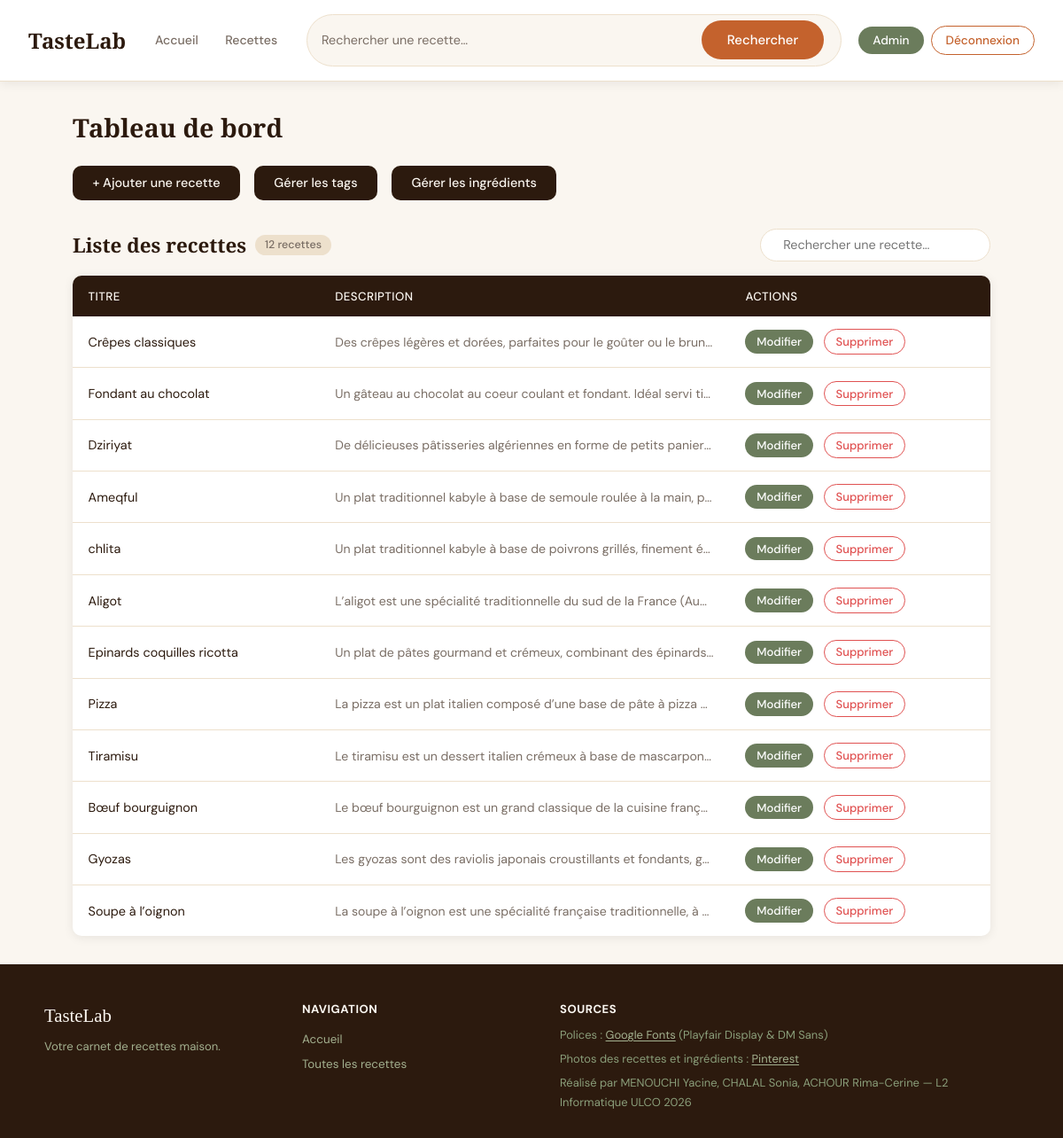
The app's page /admin.php (signed in) with its own data.
### tables this page shows
CREATE TABLE `recettes` (
  `id` int(10) UNSIGNED NOT NULL,
  `titre` varchar(150) NOT NULL,
  `description` text NOT NULL,
  `photo` varchar(255) NOT NULL DEFAULT 'default_recette.jpg',
  `created_at` timestamp NOT NULL DEFAULT current_timestamp()
);

### classes/Recette.php (called while the page is built, shortened)
<?php
class Recette{
    private $pdo;
    public function __construct($pdo){
        $this->pdo=$pdo;
    }
    public function getAll(){
        $sql="SELECT * FROM recettes";
        $st=$this->pdo->prepare($sql);
        $st->execute();
        return $st->fetchAll(PDO::FETCH_OBJ);
    }
}

### admin.php (the view, shortened to what this page needs)
<?php
require_once("includes/db.php");
require_once("classes/Recette.php");
$pdo        = getPDO();
$recetteObj = new Recette($pdo);
$recettes   = $recetteObj->getAll();
?>
<?php require("includes/header.php"); ?>
<section class="admin-page">
    <h1>Tableau de bord</h1>
    <div class="admin-actions">
        <a href="admin/ajouter_recette.php" class="btn-admin">+ Ajouter une recette</a>
        <a href="admin/gerer_tags.php"       class="btn-admin">Gérer les tags</a>
        <a href="admin/gerer_ingredients.php" class="btn-admin">Gérer les ingrédients</a>
    </div>
    <div class="admin-table-header">
        <h2>Liste des recettes
            <span id="compteur-recettes" class="compteur-badge">
                <?= count($recettes) ?> recette<?= count($recettes) > 1 ? 's' : '' ?>
            </span>
        </h2>
        <div class="admin-search-wrap">
            <input
                type="text"
                id="recherche-recettes"
                placeholder="  Rechercher une recette…"
                autocomplete="off">
        </div>
    </div>
    <table class="admin-table" id="table-recettes">
        <thead>
            <tr>
                <th>Titre</th>
                <th>Description</th>
                <th>Actions</th>
            </tr>
        </thead>
        <tbody>
            <?php foreach($recettes as $recette): ?>
                <tr data-titre="<?= strtolower(htmlspecialchars($recette->titre)) ?>"
                    data-desc="<?= strtolower(htmlspecialchars($recette->description)) ?>">
                    <td><?= htmlspecialchars($recette->titre) ?></td>
                    <td style="color:var(--gris); font-size:0.88rem; max-width:340px;
                               overflow:hidden; text-overflow:ellipsis; white-space:nowrap;">
                        <?= htmlspecialchars($recette->description) ?>
                    </td>
                    <td>
                        <a href="admin/modifier_recette.php?id=<?= $recette->id ?>"
                           class="btn-modifier">Modifier</a>
                        <a href="admin/supprimer_recette.php?id=<?= $recette->id ?>"
                           class="btn-supprimer"
                           onclick="return confirm('Supprimer cette recette ?')">Supprimer</a>
                    </td>
                </tr>
            <?php endforeach; ?>
        </tbody>
    </table>
</section>
<?php require("includes/footer.php"); ?>

### assets/css/style.css (style rules this page uses)
:root { --creme: #FAF6F0; --brun: #2C1A0E; --terre: #C4622D; --beige: #EDE0CC; --sauge: #6B7C5C; --gris: #7A6E65; --blanc: #FFFFFF; --radius: 10px; --shadow: 0 2px 12px rgba(0,0,0,0.08); }
* { box-sizing: border-box; margin: 0; padding: 0; }
body { font-family: 'DM Sans', sans-serif; background: var(--creme); color: var(--brun); min-height: 100vh; display: flex; flex-direction: column; }
a { color: inherit; text-decoration: none; }
.btn-login, .btn-admin, .btn-logout { padding: 0.45rem 1rem; border-radius: 50px; font-size: 0.85rem; font-weight: 500; white-space: nowrap; }
.btn-admin { background: var(--sauge); color: var(--blanc); }
h2 { font-family: 'Playfair Display', serif; font-size: 1.4rem; color: var(--brun); margin-bottom: 1rem; }
.admin-page h1 { font-family: 'Playfair Display', serif; font-size: 1.8rem; margin-bottom: 1.5rem; }
.admin-actions { display: flex; gap: 1rem; flex-wrap: wrap; margin-bottom: 2rem; }
.admin-actions .btn-admin { background: var(--brun); color: var(--creme); padding: 0.65rem 1.4rem; border-radius: var(--radius); font-size: 0.9rem; font-weight: 500; text-align: center; }
.admin-table-header { display: flex; align-items: center; justify-content: space-between; gap: 1rem; flex-wrap: wrap; margin-bottom: 1rem; margin-top: 0.5rem; }
.admin-table-header h2 { margin-bottom: 0; display: flex; align-items: center; gap: 0.6rem; }
.compteur-badge { display: inline-block; background: var(--beige); color: var(--gris); font-family: 'DM Sans', sans-serif; font-size: 0.78rem; font-weight: 500; padding: 0.2rem 0.7rem; border-radius: 50px; letter-spacing: 0; text-transform: none; vertical-align: middle; }
.admin-search-wrap input[type="text"] { padding: 0.55rem 1.1rem; border: 1.5px solid var(--beige); border-radius: 50px; background: var(--blanc); font-family: 'DM Sans', sans-serif; font-size: 0.9rem; color: var(--brun); outline: none; width: 260px; transition: border-color 0.2s, box-shadow 0.2s; }
.admin-table { width: 100%; border-collapse: collapse; background: var(--blanc); border-radius: var(--radius); overflow: hidden; box-shadow: var(--shadow); }
.admin-table thead { background: var(--brun); color: var(--creme); }
.admin-table th { padding: 0.9rem 1.1rem; text-align: left; font-size: 0.83rem; font-weight: 500; text-transform: uppercase; letter-spacing: 0.4px; }
.admin-table td { padding: 0.9rem 1.1rem; border-bottom: 1px solid var(--beige); font-size: 0.9rem; vertical-align: middle; }
.admin-table tr:last-child td { border-bottom: none; }
.btn-modifier { display: inline-block; padding: 0.3rem 0.8rem; border-radius: 50px; font-size: 0.82rem; font-weight: 500; margin-right: 0.5rem; background: var(--sauge); color: var(--blanc); }
.btn-supprimer { display: inline-block; padding: 0.3rem 0.8rem; border-radius: 50px; font-size: 0.82rem; font-weight: 500; border: 1.5px solid #E05252; color: #E05252; background: transparent; }

### records on screen
recettes: titre "Crêpes classiques", description "Des crêpes légères et dorées, parfaites pour le goûter ou le brun…"
recettes: titre "Fondant au chocolat", description "Un gâteau au chocolat au coeur coulant et fondant. Idéal servi ti…"
recettes: titre "Dziriyat", description "De délicieuses pâtisseries algériennes en forme de petits panier…"
recettes: titre "Ameqful", description "Un plat traditionnel kabyle à base de semoule roulée à la main, p…"
recettes: titre "chlita", description "Un plat traditionnel kabyle à base de poivrons grillés, finement é…"
recettes: titre "Aligot", description "L’aligot est une spécialité traditionnelle du sud de la France (Au…"
recettes: titre "Epinards coquilles ricotta", description "Un plat de pâtes gourmand et crémeux, combinant des épinards…"
recettes: titre "Pizza", description "La pizza est un plat italien composé d’une base de pâte à pizza…"
recettes: titre "Tiramisu", description "Le tiramisu est un dessert italien crémeux à base de mascarpon…"
recettes: titre "Bœuf bourguignon", description "Le bœuf bourguignon est un grand classique de la cuisine franç…"
recettes: titre "Gyozas", description "Les gyozas sont des raviolis japonais croustillants et fondants, g…"
recettes: titre "Soupe à l’oignon", description "La soupe à l’oignon est une spécialité française traditionnelle, à…"

### other values on screen
count($recettes) "12"
